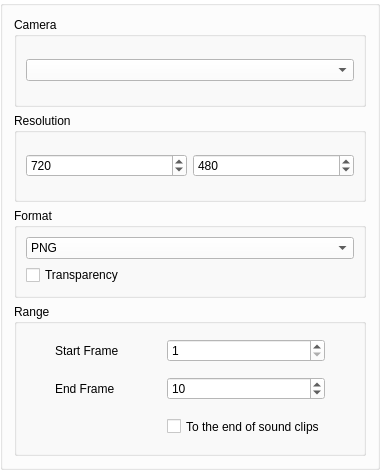
<?xml version="1.0" encoding="UTF-8"?>
<ui version="4.0">
 <class>ExportImageOptions</class>
 <widget class="QGroupBox" name="ExportImageOptions">
  <property name="geometry">
   <rect>
    <x>0</x>
    <y>0</y>
    <width>380</width>
    <height>470</height>
   </rect>
  </property>
  <property name="sizePolicy">
   <sizepolicy hsizetype="Preferred" vsizetype="Minimum">
    <horstretch>0</horstretch>
    <verstretch>0</verstretch>
   </sizepolicy>
  </property>
  <property name="palette">
   <palette>
    <active>
     <colorrole role="WindowText">
      <brush brushstyle="SolidPattern">
       <color alpha="255">
        <red>0</red>
        <green>0</green>
        <blue>0</blue>
       </color>
      </brush>
     </colorrole>
     <colorrole role="Button">
      <brush brushstyle="SolidPattern">
       <color alpha="255">
        <red>255</red>
        <green>255</green>
        <blue>255</blue>
       </color>
      </brush>
     </colorrole>
     <colorrole role="Light">
      <brush brushstyle="SolidPattern">
       <color alpha="255">
        <red>255</red>
        <green>255</green>
        <blue>255</blue>
       </color>
      </brush>
     </colorrole>
     <colorrole role="Midlight">
      <brush brushstyle="SolidPattern">
       <color alpha="255">
        <red>255</red>
        <green>255</green>
        <blue>255</blue>
       </color>
      </brush>
     </colorrole>
     <colorrole role="Dark">
      <brush brushstyle="SolidPattern">
       <color alpha="255">
        <red>127</red>
        <green>127</green>
        <blue>127</blue>
       </color>
      </brush>
     </colorrole>
     <colorrole role="Mid">
      <brush brushstyle="SolidPattern">
       <color alpha="255">
        <red>170</red>
        <green>170</green>
        <blue>170</blue>
       </color>
      </brush>
     </colorrole>
     <colorrole role="Text">
      <brush brushstyle="SolidPattern">
       <color alpha="255">
        <red>0</red>
        <green>0</green>
        <blue>0</blue>
       </color>
      </brush>
     </colorrole>
     <colorrole role="BrightText">
      <brush brushstyle="SolidPattern">
       <color alpha="255">
        <red>255</red>
        <green>255</green>
        <blue>255</blue>
       </color>
      </brush>
     </colorrole>
     <colorrole role="ButtonText">
      <brush brushstyle="SolidPattern">
       <color alpha="255">
        <red>0</red>
        <green>0</green>
        <blue>0</blue>
       </color>
      </brush>
     </colorrole>
     <colorrole role="Base">
      <brush brushstyle="SolidPattern">
       <color alpha="255">
        <red>255</red>
        <green>255</green>
        <blue>255</blue>
       </color>
      </brush>
     </colorrole>
     <colorrole role="Window">
      <brush brushstyle="SolidPattern">
       <color alpha="255">
        <red>255</red>
        <green>255</green>
        <blue>255</blue>
       </color>
      </brush>
     </colorrole>
     <colorrole role="Shadow">
      <brush brushstyle="SolidPattern">
       <color alpha="255">
        <red>0</red>
        <green>0</green>
        <blue>0</blue>
       </color>
      </brush>
     </colorrole>
     <colorrole role="AlternateBase">
      <brush brushstyle="SolidPattern">
       <color alpha="255">
        <red>255</red>
        <green>255</green>
        <blue>255</blue>
       </color>
      </brush>
     </colorrole>
     <colorrole role="ToolTipBase">
      <brush brushstyle="SolidPattern">
       <color alpha="255">
        <red>255</red>
        <green>255</green>
        <blue>220</blue>
       </color>
      </brush>
     </colorrole>
     <colorrole role="ToolTipText">
      <brush brushstyle="SolidPattern">
       <color alpha="255">
        <red>0</red>
        <green>0</green>
        <blue>0</blue>
       </color>
      </brush>
     </colorrole>
    </active>
    <inactive>
     <colorrole role="WindowText">
      <brush brushstyle="SolidPattern">
       <color alpha="255">
        <red>0</red>
        <green>0</green>
        <blue>0</blue>
       </color>
      </brush>
     </colorrole>
     <colorrole role="Button">
      <brush brushstyle="SolidPattern">
       <color alpha="255">
        <red>255</red>
        <green>255</green>
        <blue>255</blue>
       </color>
      </brush>
     </colorrole>
     <colorrole role="Light">
      <brush brushstyle="SolidPattern">
       <color alpha="255">
        <red>255</red>
        <green>255</green>
        <blue>255</blue>
       </color>
      </brush>
     </colorrole>
     <colorrole role="Midlight">
      <brush brushstyle="SolidPattern">
       <color alpha="255">
        <red>255</red>
        <green>255</green>
        <blue>255</blue>
       </color>
      </brush>
     </colorrole>
     <colorrole role="Dark">
      <brush brushstyle="SolidPattern">
       <color alpha="255">
        <red>127</red>
        <green>127</green>
        <blue>127</blue>
       </color>
      </brush>
     </colorrole>
     <colorrole role="Mid">
      <brush brushstyle="SolidPattern">
       <color alpha="255">
        <red>170</red>
        <green>170</green>
        <blue>170</blue>
       </color>
      </brush>
     </colorrole>
     <colorrole role="Text">
      <brush brushstyle="SolidPattern">
       <color alpha="255">
        <red>0</red>
        <green>0</green>
        <blue>0</blue>
       </color>
      </brush>
     </colorrole>
     <colorrole role="BrightText">
      <brush brushstyle="SolidPattern">
       <color alpha="255">
        <red>255</red>
        <green>255</green>
        <blue>255</blue>
       </color>
      </brush>
     </colorrole>
     <colorrole role="ButtonText">
      <brush brushstyle="SolidPattern">
       <color alpha="255">
        <red>0</red>
        <green>0</green>
        <blue>0</blue>
       </color>
      </brush>
     </colorrole>
     <colorrole role="Base">
      <brush brushstyle="SolidPattern">
       <color alpha="255">
        <red>255</red>
        <green>255</green>
        <blue>255</blue>
       </color>
      </brush>
     </colorrole>
     <colorrole role="Window">
      <brush brushstyle="SolidPattern">
       <color alpha="255">
        <red>255</red>
        <green>255</green>
        <blue>255</blue>
       </color>
      </brush>
     </colorrole>
     <colorrole role="Shadow">
      <brush brushstyle="SolidPattern">
       <color alpha="255">
        <red>0</red>
        <green>0</green>
        <blue>0</blue>
       </color>
      </brush>
     </colorrole>
     <colorrole role="AlternateBase">
      <brush brushstyle="SolidPattern">
       <color alpha="255">
        <red>255</red>
        <green>255</green>
        <blue>255</blue>
       </color>
      </brush>
     </colorrole>
     <colorrole role="ToolTipBase">
      <brush brushstyle="SolidPattern">
       <color alpha="255">
        <red>255</red>
        <green>255</green>
        <blue>220</blue>
       </color>
      </brush>
     </colorrole>
     <colorrole role="ToolTipText">
      <brush brushstyle="SolidPattern">
       <color alpha="255">
        <red>0</red>
        <green>0</green>
        <blue>0</blue>
       </color>
      </brush>
     </colorrole>
    </inactive>
    <disabled>
     <colorrole role="WindowText">
      <brush brushstyle="SolidPattern">
       <color alpha="255">
        <red>127</red>
        <green>127</green>
        <blue>127</blue>
       </color>
      </brush>
     </colorrole>
     <colorrole role="Button">
      <brush brushstyle="SolidPattern">
       <color alpha="255">
        <red>255</red>
        <green>255</green>
        <blue>255</blue>
       </color>
      </brush>
     </colorrole>
     <colorrole role="Light">
      <brush brushstyle="SolidPattern">
       <color alpha="255">
        <red>255</red>
        <green>255</green>
        <blue>255</blue>
       </color>
      </brush>
     </colorrole>
     <colorrole role="Midlight">
      <brush brushstyle="SolidPattern">
       <color alpha="255">
        <red>255</red>
        <green>255</green>
        <blue>255</blue>
       </color>
      </brush>
     </colorrole>
     <colorrole role="Dark">
      <brush brushstyle="SolidPattern">
       <color alpha="255">
        <red>127</red>
        <green>127</green>
        <blue>127</blue>
       </color>
      </brush>
     </colorrole>
     <colorrole role="Mid">
      <brush brushstyle="SolidPattern">
       <color alpha="255">
        <red>170</red>
        <green>170</green>
        <blue>170</blue>
       </color>
      </brush>
     </colorrole>
     <colorrole role="Text">
      <brush brushstyle="SolidPattern">
       <color alpha="255">
        <red>127</red>
        <green>127</green>
        <blue>127</blue>
       </color>
      </brush>
     </colorrole>
     <colorrole role="BrightText">
      <brush brushstyle="SolidPattern">
       <color alpha="255">
        <red>255</red>
        <green>255</green>
        <blue>255</blue>
       </color>
      </brush>
     </colorrole>
     <colorrole role="ButtonText">
      <brush brushstyle="SolidPattern">
       <color alpha="255">
        <red>127</red>
        <green>127</green>
        <blue>127</blue>
       </color>
      </brush>
     </colorrole>
     <colorrole role="Base">
      <brush brushstyle="SolidPattern">
       <color alpha="255">
        <red>255</red>
        <green>255</green>
        <blue>255</blue>
       </color>
      </brush>
     </colorrole>
     <colorrole role="Window">
      <brush brushstyle="SolidPattern">
       <color alpha="255">
        <red>255</red>
        <green>255</green>
        <blue>255</blue>
       </color>
      </brush>
     </colorrole>
     <colorrole role="Shadow">
      <brush brushstyle="SolidPattern">
       <color alpha="255">
        <red>0</red>
        <green>0</green>
        <blue>0</blue>
       </color>
      </brush>
     </colorrole>
     <colorrole role="AlternateBase">
      <brush brushstyle="SolidPattern">
       <color alpha="255">
        <red>255</red>
        <green>255</green>
        <blue>255</blue>
       </color>
      </brush>
     </colorrole>
     <colorrole role="ToolTipBase">
      <brush brushstyle="SolidPattern">
       <color alpha="255">
        <red>255</red>
        <green>255</green>
        <blue>220</blue>
       </color>
      </brush>
     </colorrole>
     <colorrole role="ToolTipText">
      <brush brushstyle="SolidPattern">
       <color alpha="255">
        <red>0</red>
        <green>0</green>
        <blue>0</blue>
       </color>
      </brush>
     </colorrole>
    </disabled>
   </palette>
  </property>
  <layout class="QVBoxLayout" name="verticalLayout">
   <item>
    <widget class="QGroupBox" name="groupBox_3">
     <property name="title">
      <string>Camera</string>
     </property>
     <layout class="QVBoxLayout" name="verticalLayout_3">
      <item>
       <widget class="QComboBox" name="cameraCombo"/>
      </item>
     </layout>
    </widget>
   </item>
   <item>
    <widget class="QGroupBox" name="groupBox">
     <property name="title">
      <string>Resolution</string>
     </property>
     <layout class="QHBoxLayout" name="horizontalLayout">
      <item>
       <widget class="QSpinBox" name="imgWidthSpinBox">
        <property name="enabled">
         <bool>true</bool>
        </property>
        <property name="minimum">
         <number>1</number>
        </property>
        <property name="maximum">
         <number>4096</number>
        </property>
        <property name="value">
         <number>720</number>
        </property>
       </widget>
      </item>
      <item>
       <widget class="QSpinBox" name="imgHeightSpinBox">
        <property name="enabled">
         <bool>true</bool>
        </property>
        <property name="minimum">
         <number>1</number>
        </property>
        <property name="maximum">
         <number>4096</number>
        </property>
        <property name="value">
         <number>480</number>
        </property>
       </widget>
      </item>
     </layout>
    </widget>
   </item>
   <item>
    <widget class="QGroupBox" name="groupBox_2">
     <property name="title">
      <string>Format</string>
     </property>
     <layout class="QVBoxLayout" name="verticalLayout_2">
      <item>
       <widget class="QComboBox" name="formatComboBox">
        <item>
         <property name="text">
          <string>PNG</string>
         </property>
        </item>
        <item>
         <property name="text">
          <string>JPG</string>
         </property>
        </item>
        <item>
         <property name="text">
          <string>BMP</string>
         </property>
        </item>
        <item>
         <property name="text">
          <string>TIFF</string>
         </property>
        </item>
       </widget>
      </item>
      <item>
       <widget class="QCheckBox" name="cbTransparency">
        <property name="text">
         <string>Transparency</string>
        </property>
       </widget>
      </item>
     </layout>
    </widget>
   </item>
   <item>
    <widget class="QGroupBox" name="frameRangeGroupBox">
     <property name="title">
      <string>Range</string>
     </property>
     <layout class="QGridLayout" name="gridLayout_2">
      <property name="leftMargin">
       <number>9</number>
      </property>
      <property name="topMargin">
       <number>9</number>
      </property>
      <property name="rightMargin">
       <number>9</number>
      </property>
      <property name="bottomMargin">
       <number>9</number>
      </property>
      <property name="spacing">
       <number>3</number>
      </property>
      <item row="0" column="2">
       <widget class="QSpinBox" name="startSpinBox">
        <property name="minimum">
         <number>1</number>
        </property>
        <property name="maximum">
         <number>99999</number>
        </property>
        <property name="value">
         <number>1</number>
        </property>
       </widget>
      </item>
      <item row="1" column="1">
       <widget class="QLabel" name="endLabel">
        <property name="sizePolicy">
         <sizepolicy hsizetype="Fixed" vsizetype="Fixed">
          <horstretch>0</horstretch>
          <verstretch>0</verstretch>
         </sizepolicy>
        </property>
        <property name="minimumSize">
         <size>
          <width>80</width>
          <height>35</height>
         </size>
        </property>
        <property name="toolTip">
         <string>The last frame you want to include in the exported movie</string>
        </property>
        <property name="text">
         <string>End Frame</string>
        </property>
       </widget>
      </item>
      <item row="0" column="1">
       <widget class="QLabel" name="startLabel">
        <property name="sizePolicy">
         <sizepolicy hsizetype="Fixed" vsizetype="Fixed">
          <horstretch>0</horstretch>
          <verstretch>0</verstretch>
         </sizepolicy>
        </property>
        <property name="minimumSize">
         <size>
          <width>80</width>
          <height>35</height>
         </size>
        </property>
        <property name="toolTip">
         <string>The first frame you want to include in the exported movie</string>
        </property>
        <property name="text">
         <string>Start Frame</string>
        </property>
       </widget>
      </item>
      <item row="2" column="2">
       <widget class="QCheckBox" name="frameCheckBox">
        <property name="sizePolicy">
         <sizepolicy hsizetype="Fixed" vsizetype="Fixed">
          <horstretch>0</horstretch>
          <verstretch>0</verstretch>
         </sizepolicy>
        </property>
        <property name="minimumSize">
         <size>
          <width>50</width>
          <height>35</height>
         </size>
        </property>
        <property name="baseSize">
         <size>
          <width>0</width>
          <height>0</height>
         </size>
        </property>
        <property name="toolTip">
         <string>&lt;html&gt;&lt;head/&gt;&lt;body&gt;&lt;p&gt;End frame is set to last paintable keyframe (Useful when you only want to export to the last animated frame)&lt;/p&gt;&lt;/body&gt;&lt;/html&gt;</string>
        </property>
        <property name="whatsThis">
         <string/>
        </property>
        <property name="text">
         <string>To the end of sound clips</string>
        </property>
       </widget>
      </item>
      <item row="1" column="2">
       <widget class="QSpinBox" name="endSpinBox">
        <property name="minimum">
         <number>1</number>
        </property>
        <property name="maximum">
         <number>999999</number>
        </property>
        <property name="value">
         <number>10</number>
        </property>
       </widget>
      </item>
     </layout>
    </widget>
   </item>
  </layout>
 </widget>
 <resources/>
 <connections/>
</ui>
